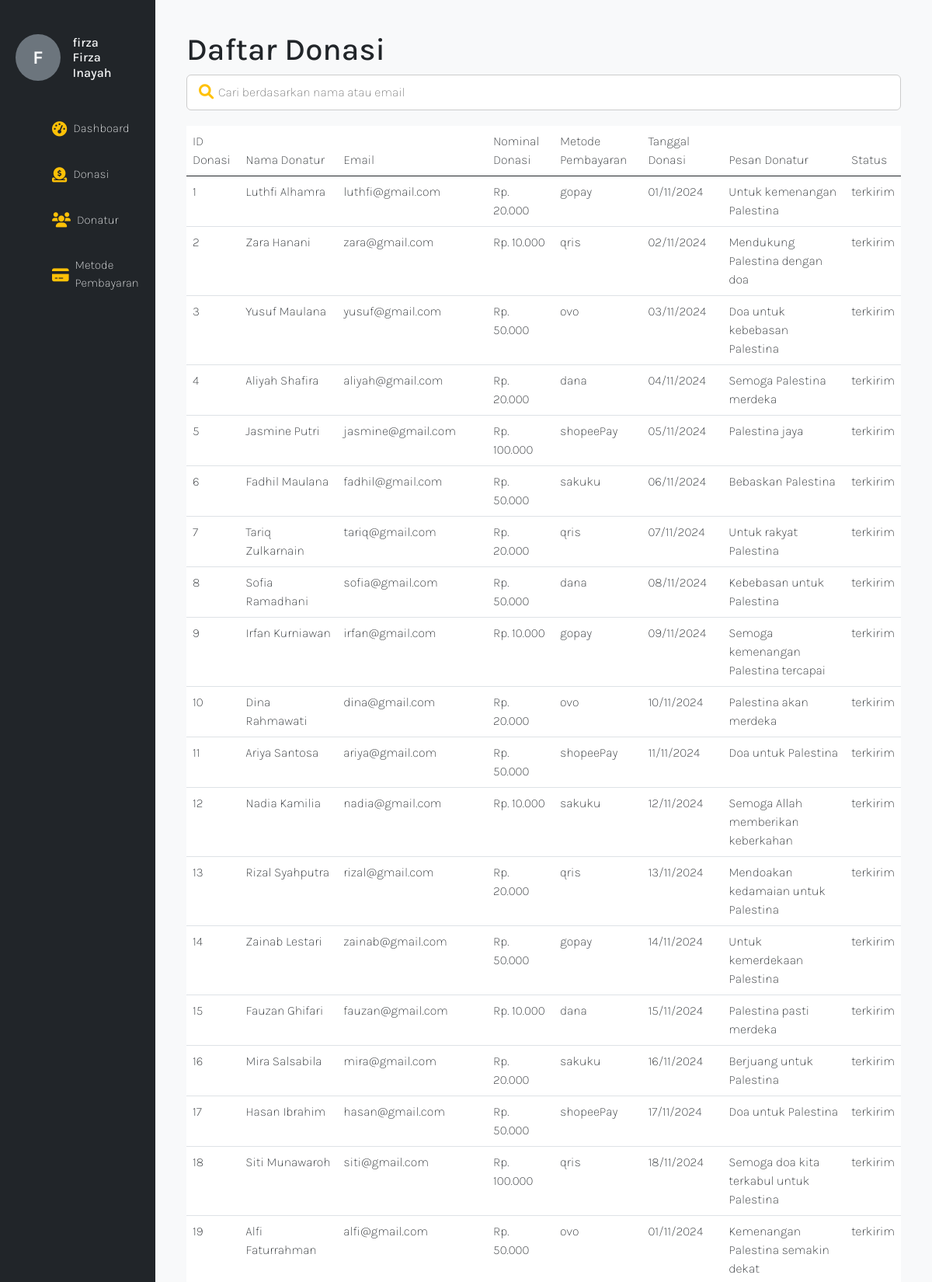
The app's page /admin.php?page=donasi (signed in, upper part) with its own data.
### tables this page shows
CREATE TABLE `donatur` (
  `id_donatur` int(11) NOT NULL AUTO_INCREMENT,
  `nama_donatur` varchar(100) NOT NULL,
  `telephone` bigint(20) NOT NULL,
  `nominal` int(50) NOT NULL,
  `email` varchar(255) NOT NULL,
  `metode_pembayaran` varchar(100) NOT NULL,
  `pesan` text NOT NULL,
  `give_at` timestamp NOT NULL DEFAULT current_timestamp() ON UPDATE current_timestamp(),
  `status` varchar(50) NOT NULL DEFAULT 'terkirim',
  PRIMARY KEY (`id_donatur`)
);

### pages/page_donasi.php (the view, shortened to what this page needs)
<h1>Daftar Donasi</h1>
<form method="GET" action="admin.php" class="search-form">
    <div class="search-container">
        <input type="text" name="search" placeholder="Cari berdasarkan nama atau email" value="<?= isset($_GET['search']) ? htmlspecialchars($_GET['search']) : '' ?>" />
        <button type="submit"><i class="fas fa-search"></i></button>
    </div>
</form>
<table class="table fade-in">
    <thead class="slide-in">
        <tr>
            <th>ID Donasi</th>
            <th>Nama Donatur</th>
            <th>Email</th>
            <th>Nominal Donasi</th>
            <th>Metode Pembayaran</th>
            <th>Tanggal Donasi</th>
            <th>Pesan Donatur</th>
            <th>Status</th>
        </tr>
    </thead>
    <tbody>
        <?php
        require_once 'include/connection.php';
        $search = isset($_GET['search']) ? mysqli_real_escape_string($conn, $_GET['search']) : '';
        if (!empty($search)) {
            $query = "SELECT * FROM donatur WHERE nama_donatur LIKE '%$search%' OR email LIKE '%$search%'";
        } else {
            $query = "SELECT * FROM donatur";
        }
        $result = mysqli_query($conn, $query);
        if ($result && mysqli_num_rows($result) > 0) {
            $index = 0;
            while ($data = mysqli_fetch_assoc($result)) {
                $id_donatur = $data['id_donatur'];
                $nama_donatur = $data['nama_donatur'];
                $email = $data['email'];
                $nominal = $data['nominal'];
                $metode_pembayaran = $data['metode_pembayaran'];
                $give_at = $data['give_at'];
                $pesan = $data['pesan'];
                $status = $data['status'];
                $rowClass = ($index % 2 == 0) ? 'fade-in-row-left' : 'fade-in-row-right';
        ?>
                <tr class="<?= $rowClass ?>">
                    <td><?= $id_donatur ?></td>
                    <td><?= htmlspecialchars($nama_donatur) ?></td>
                    <td><?= htmlspecialchars($email) ?></td>
                    <td>Rp. <?= number_format($nominal, 0, ',', '.') ?></td>
                    <td><?= htmlspecialchars($metode_pembayaran) ?></td>
                    <td><?= date('d/m/Y', strtotime($give_at)) ?></td>
                    <td><?= htmlspecialchars($pesan) ?></td>
                    <td><?= htmlspecialchars($status) ?></td>
                </tr>
        <?php
                $index++;
            }
        } else {
            echo "<tr><td colspan='8' class='text-center'>Tidak ada data ditemukan</td></tr>";
        }
        ?>
    </tbody>
</table>

### assets/css/style-admin.css (style rules this page uses)
* { font-family: "Karla", sans-serif; font-weight: 100; font-style: normal; scroll-behavior: smooth; }
.fade-in { animation: fadeIn 1s ease-in; }
.slide-in { animation: slideIn 5s ease-in forwards; }
.fade-in-row-left { opacity: 0; animation: fadeInRowLeft 5s forwards; }
.fade-in-row-right { opacity: 0; animation: fadeInRowRight 3s forwards; }
.search-form { margin-bottom: 20px; }
.search-container { position: relative; }
.search-container input[type="text"] { width: 100%; padding: 10px 40px; border-radius: 6px; border: 1px solid #ccc; font-size: 1rem; transition: border-color 0.3s; }
.search-container button { position: absolute; left: 10px; top: 50%; transform: translateY(-50%); background: none; border: none; cursor: pointer; color: #ffc107; font-size: 1.2rem; }

### admin.php (style rules this page uses)
.table tbody tr { cursor: default; }

### records on screen
donatur: id_donatur "1", nama_donatur "Luthfi Alhamra", email "luthfi@gmail.com", nominal "20.000", metode_pembayaran "gopay", give_at "01/11/2024", pesan "Untuk kemenangan Palestina", status "terkirim"
donatur: id_donatur "2", nama_donatur "Zara Hanani", email "zara@gmail.com", nominal "10.000", metode_pembayaran "qris", give_at "02/11/2024", pesan "Mendukung Palestina dengan doa", status "terkirim"
donatur: id_donatur "3", nama_donatur "Yusuf Maulana", email "yusuf@gmail.com", nominal "50.000", metode_pembayaran "ovo", give_at "03/11/2024", pesan "Doa untuk kebebasan Palestina", status "terkirim"
donatur: id_donatur "4", nama_donatur "Aliyah Shafira", email "aliyah@gmail.com", nominal "20.000", metode_pembayaran "dana", give_at "04/11/2024", pesan "Semoga Palestina merdeka", status "terkirim"
donatur: id_donatur "5", nama_donatur "Jasmine Putri", email "jasmine@gmail.com", nominal "100.000", metode_pembayaran "shopeePay", give_at "05/11/2024", pesan "Palestina jaya", status "terkirim"
donatur: id_donatur "6", nama_donatur "Fadhil Maulana", email "fadhil@gmail.com", nominal "50.000", metode_pembayaran "sakuku", give_at "06/11/2024", pesan "Bebaskan Palestina", status "terkirim"
donatur: id_donatur "7", nama_donatur "Tariq Zulkarnain", email "tariq@gmail.com", nominal "20.000", metode_pembayaran "qris", give_at "07/11/2024", pesan "Untuk rakyat Palestina", status "terkirim"
donatur: id_donatur "8", nama_donatur "Sofia Ramadhani", email "sofia@gmail.com", nominal "50.000", metode_pembayaran "dana", give_at "08/11/2024", pesan "Kebebasan untuk Palestina", status "terkirim"
donatur: id_donatur "9", nama_donatur "Irfan Kurniawan", email "irfan@gmail.com", nominal "10.000", metode_pembayaran "gopay", give_at "09/11/2024", pesan "Semoga kemenangan Palestina tercapai", status "terkirim"
donatur: id_donatur "10", nama_donatur "Dina Rahmawati", email "dina@gmail.com", nominal "20.000", metode_pembayaran "ovo", give_at "10/11/2024", pesan "Palestina akan merdeka", status "terkirim"
donatur: id_donatur "11", nama_donatur "Ariya Santosa", email "ariya@gmail.com", nominal "50.000", metode_pembayaran "shopeePay", give_at "11/11/2024", pesan "Doa untuk Palestina", status "terkirim"
donatur: id_donatur "12", nama_donatur "Nadia Kamilia", email "nadia@gmail.com", nominal "10.000", metode_pembayaran "sakuku", give_at "12/11/2024", pesan "Semoga Allah memberikan keberkahan", status "terkirim"
donatur: id_donatur "13", nama_donatur "Rizal Syahputra", email "rizal@gmail.com", nominal "20.000", metode_pembayaran "qris", give_at "13/11/2024", pesan "Mendoakan kedamaian untuk Palestina", status "terkirim"
donatur: id_donatur "14", nama_donatur "Zainab Lestari", email "zainab@gmail.com", nominal "50.000", metode_pembayaran "gopay", give_at "14/11/2024", pesan "Untuk kemerdekaan Palestina", status "terkirim"
donatur: id_donatur "15", nama_donatur "Fauzan Ghifari", email "fauzan@gmail.com", nominal "10.000", metode_pembayaran "dana", give_at "15/11/2024", pesan "Palestina pasti merdeka", status "terkirim"
donatur: id_donatur "16", nama_donatur "Mira Salsabila", email "mira@gmail.com", nominal "20.000", metode_pembayaran "sakuku", give_at "16/11/2024", pesan "Berjuang untuk Palestina", status "terkirim"
donatur: id_donatur "17", nama_donatur "Hasan Ibrahim", email "hasan@gmail.com", nominal "50.000", metode_pembayaran "shopeePay", give_at "17/11/2024", pesan "Doa untuk Palestina", status "terkirim"
donatur: id_donatur "18", nama_donatur "Siti Munawaroh", email "siti@gmail.com", nominal "100.000", metode_pembayaran "qris", give_at "18/11/2024", pesan "Semoga doa kita terkabul untuk Palestina", status "terkirim"
donatur: id_donatur "19", nama_donatur "Alfi Faturrahman", email "alfi@gmail.com", nominal "50.000", metode_pembayaran "ovo", give_at "01/11/2024", pesan "Kemenangan Palestina semakin dekat", status "terkirim"

### other values on screen
$initial "F"
$username "firza"
$name "Firza Inayah"
